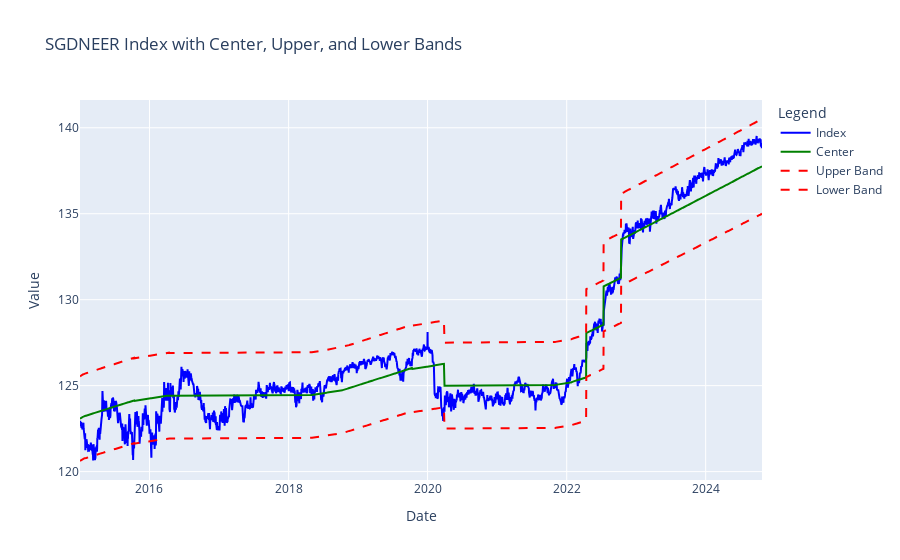

Notebook source saved alongside this figure:
### Code cell
# Create the figure
fig = go.Figure()

# Add the SGDNEER line
fig.add_trace(go.Scatter(
    x=SGD_daily_index.index,
    y=SGD_daily_index["SGDNEER"],
    mode='lines',
    name='Index',
    line=dict(color='blue')
))

# Add the Center line
fig.add_trace(go.Scatter(
    x=SGD_daily_index.index,
    y=SGD_daily_index["Center"],
    mode='lines',
    name='Center',
    line=dict(color='green')
))

# Add the Upper band line
fig.add_trace(go.Scatter(
    x=SGD_daily_index.index,
    y=SGD_daily_index["Upper"],
    mode='lines',
    name='Upper Band',
    line=dict(color='red', dash='dash')
))

# Add the Lower band line
fig.add_trace(go.Scatter(
    x=SGD_daily_index.index,
    y=SGD_daily_index["Lower"],
    mode='lines',
    name='Lower Band',
    line=dict(color='red', dash='dash')
))

# Update layout
fig.update_layout(
    title='SGDNEER Index with Center, Upper, and Lower Bands',
    xaxis_title='Date',
    yaxis_title='Value',
    legend_title='Legend',
    hovermode='x unified'  # Show hover information for all traces on x-axis
)

# Show the plot
fig.show()

### Figure 1 — Plotly figure (JSON) as saved in the notebook; plotly's stock layout.template omitted (floating-point values rounded to 4 significant figures; data arrays with more than 128 entries replaced by an {"elided": "..."} marker saying what was removed)
{"data": [{"line": {"color": "blue"}, "mode": "lines", "name": "Index", "type": "scatter", "x": {"elided": "2555 str values"}, "y": {"elided": "2555 float values"}}, {"line": {"color": "green"}, "mode": "lines", "name": "Center", "type": "scatter", "x": {"elided": "2555 str values"}, "y": {"elided": "2555 float values"}}, {"line": {"color": "red", "dash": "dash"}, "mode": "lines", "name": "Upper Band", "type": "scatter", "x": {"elided": "2555 str values"}, "y": {"elided": "2555 float values"}}, {"line": {"color": "red", "dash": "dash"}, "mode": "lines", "name": "Lower Band", "type": "scatter", "x": {"elided": "2555 str values"}, "y": {"elided": "2555 float values"}}], "layout": {"hovermode": "x unified", "legend": {"title": {"text": "Legend"}}, "title": {"text": "SGDNEER Index with Center, Upper, and Lower Bands"}, "xaxis": {"title": {"text": "Date"}}, "yaxis": {"title": {"text": "Value"}}}}
